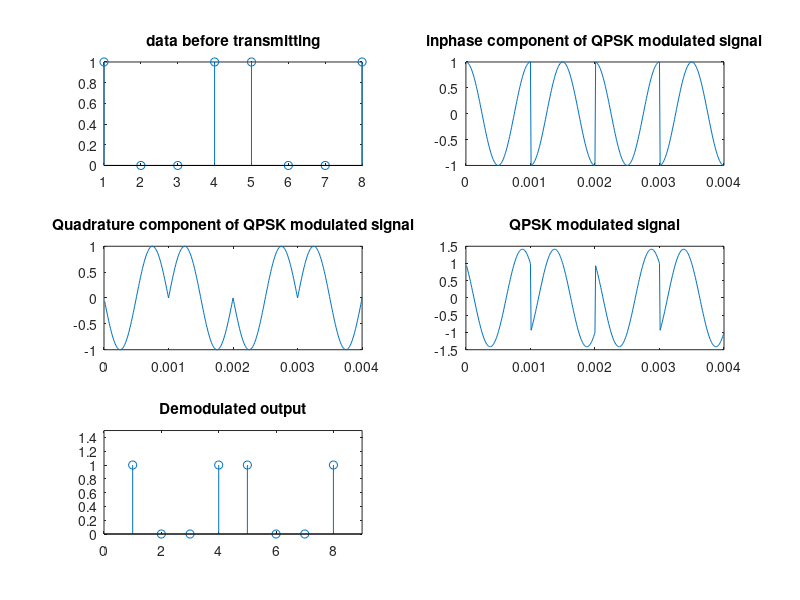

MATLAB code to generate this figure:
clc;
clear all;
close all;
data=[1 0 0 1 1 0 0 1];
subplot(3,2,1);
stem(data);
title('data before transmitting');
data=2*data-1;
bitrate=10.^3;
fc=bitrate;
tb=1/bitrate;
t=tb/99:tb/99:tb;
split=reshape(data,[2,length(data)/2])
y_in=[];
y_quad=[];
for k=1:length(data)/2
    data_in=split(1,k);
    data_quad=split(2,k);
    t_in=data_in*cos(2*pi*fc*t);
    t_quad=data_quad*sin(2*pi*fc*t);
    y_in=[y_in t_in];
    y_quad=[y_quad t_quad];
end
y = y_in+y_quad;
tx_sig = y;
tt=tb/99:tb/99:(tb*length(data))/2;
subplot(3,2,2);
plot(tt,y_in);
title('inphase component of QPSK modulated signal');
subplot(3,2,3);
plot(tt,y_quad);
title('Quadrature component of QPSK modulated signal');
subplot(3,2,4);
plot(tt,y);
title('QPSK modulated signal');
rx_sig=tx_sig;
DMS=[];
for k=1:length(data)/2
    z_in=rx_sig((k-1)*length(t)+1:k*length(t)).*cos(2*pi*fc*t);
    z_in_intg=trapz(t,z_in)
    if(z_in_intg>0)
        z_in_data=1;
    else
        z_in_data=0;
    end
    z_quad=rx_sig((k-1)*length(t)+1:k*length(t)).*sin(2*pi*fc*t);
    z_quad_intg=trapz(t,z_quad);
    if(z_quad_intg>0)
        z_quad_data=1;
    else
        z_quad_data=0;
    end
    DMS=[DMS z_in_data z_quad_data];
end
subplot(3,2,5);
stem(DMS);
title('Demodulated output');
axis([0,length(DMS)+1,0,1.5]);